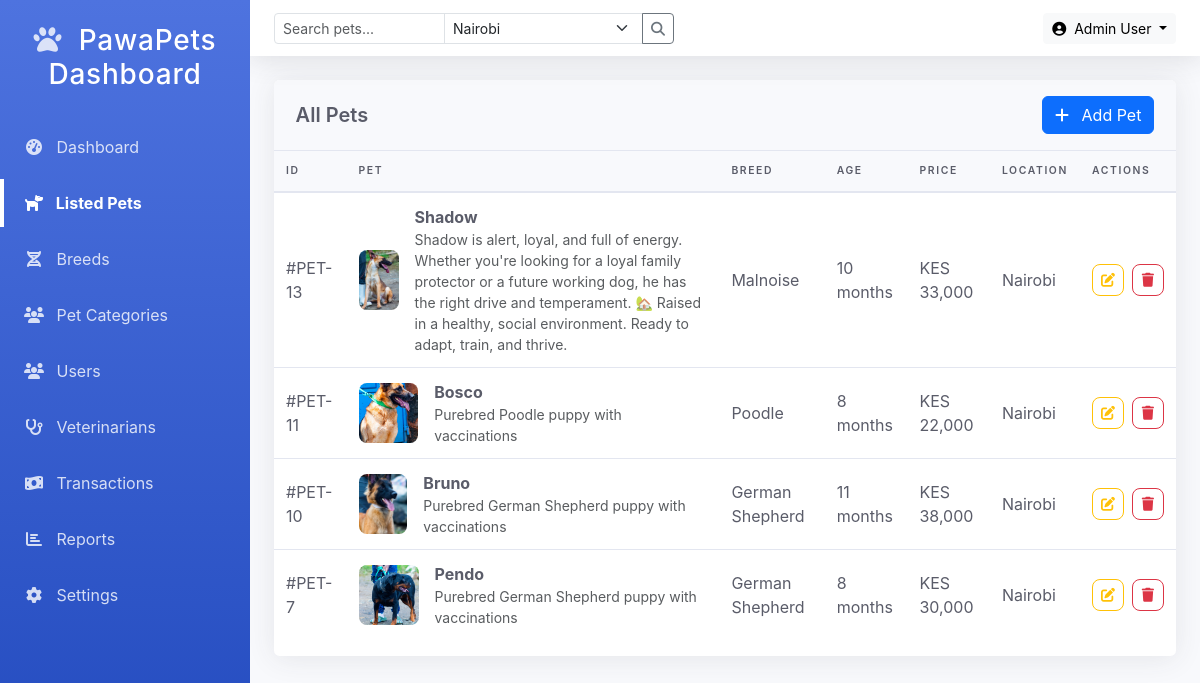
The app's page /Admin/listed-pets.php?location=Nairobi (signed in) with its own data.
### tables this page shows
CREATE TABLE `puppy_listing` (
  `puppy_id` int(11) NOT NULL,
  `category_id` int(11) NOT NULL,
  `breed_id` int(11) NOT NULL,
  `puppy_name` varchar(100) NOT NULL,
  `puppy_age` int(11) NOT NULL,
  `puppy_location` varchar(100) NOT NULL,
  `price` decimal(10,2) NOT NULL,
  `puppy_desc` varchar(255) NOT NULL,
  `created_at` timestamp NOT NULL DEFAULT current_timestamp()
);

CREATE TABLE `puppy_breed` (
  `breed_id` int(11) NOT NULL,
  `breed_name` varchar(100) NOT NULL
);

### Admin/functions/functions.php (called while the page is built, shortened)
<?php
function searchPets($search_query = null, $age = null, $location = null) {
    global $con;
    $query = "
        SELECT p.*, b.breed_name,
               GROUP_CONCAT(i.image_url) AS images
        FROM puppy_listing p
        LEFT JOIN puppy_breed b ON p.breed_id = b.breed_id
        LEFT JOIN pet_images i ON p.puppy_id = i.puppy_id
        WHERE 1=1";
    $params = [];
    $types = '';
    if (!empty($location)) {
        $query .= " AND p.puppy_location LIKE ?";
        $params[] = "%$location%";
        $types .= 's';
    }
    $query .= " GROUP BY p.puppy_id ORDER BY p.puppy_id DESC";
    $stmt = $con->prepare($query);
    if (!empty($params)) {
        $stmt->bind_param($types, ...$params);
    }
    $stmt->execute();
    return $stmt->get_result();
}
?>

### Admin/listed-pets.php (the view, shortened to what this page needs)
<?php
include('../Includes/conn.php');
include('functions/functions.php');
$search = $_GET['search'] ?? null;
$location = $_GET['location'] ?? null;
$age = $_GET['age'] ?? null;
$pets = searchPets($search, $age, $location);
?>
<!DOCTYPE html>
<html lang="en">
<head>
    <link href="https://cdn.jsdelivr.net/npm/bootstrap@5.3.0/dist/css/bootstrap.min.css" rel="stylesheet">
    <link rel="stylesheet" href="https://cdnjs.cloudflare.com/ajax/libs/font-awesome/6.4.0/css/all.min.css">
</head>
<body>
    <div class="admin-container">
        <aside class="admin-sidebar">
            <div class="sidebar-brand">
                <h3><i class="fas fa-paw me-2"></i> PawaPets Dashboard</h3>
            </div>
            <ul class="sidebar-menu">
                <li><a href="dashboard.php"><i class="fas fa-tachometer-alt me-2"></i> Dashboard</a></li>
                <li class="active"><a href="listed-pets.php"><i class="fas fa-dog me-2"></i> Listed Pets</a></li>
                <li><a href="breeds.php"><i class="fas fa-dna me-2"></i> Breeds</a></li>
                <li><a href="listed-categories.php"><i class="fas fa-users me-2"></i> Pet Categories</a></li>
                <li><a href="users.html"><i class="fas fa-users me-2"></i> Users</a></li>
                <li><a href="vets.html"><i class="fas fa-stethoscope me-2"></i> Veterinarians</a></li>
                <li><a href="transactions.html"><i class="fas fa-money-bill-wave me-2"></i> Transactions</a></li>
                <li><a href="reports.html"><i class="fas fa-chart-bar me-2"></i> Reports</a></li>
                <li><a href="settings.php"><i class="fas fa-cog me-2"></i> Settings</a></li>
            </ul>
        </aside>
        <header class="admin-header">
            <div class="admin-search">
                <form method="GET" class="input-group">
                    <input type="text" class="form-control form-control-sm"
                        name="search" placeholder="Search pets..."
                        value="<?= $_GET['search'] ?? '' ?>">
                    <select class="form-select form-select-sm" name="location">
                        <option value="Nairobi" <?= ($_GET['location'] ?? '') === 'Nairobi' ? 'selected' : '' ?>>Nairobi</option>
                    </select>
                    <button type="submit" class="btn btn-sm btn-outline-secondary">
                        <i class="fas fa-search"></i>
                    </button>
                </form>
            </div>
            <div class="admin-actions">
                <div class="dropdown">
                    <button class="btn btn-sm btn-light dropdown-toggle" data-bs-toggle="dropdown">
                        <i class="fas fa-user-circle me-1"></i> Admin User
                    </button>
                </div>
            </div>
        </header>
        <main class="admin-main">
            <div class="admin-card">
                <div class="card-header">
                    <h5 class="mb-0">All Pets</h5>
                    <button class="btn btn-primary" data-bs-toggle="modal" data-bs-target="#addPetModal">
                        <i class="fas fa-plus me-2"></i> Add Pet
                    </button>
                </div>
                <div class="table-responsive">
                    <table class="admin-table">
                        <thead>
                            <tr>
                                <th>ID</th>
                                <th>Pet</th>
                                <th>Breed</th>
                                <th>Age</th>
                                <th>Price</th>
                                <th>Location</th>
                                <th>Actions</th>
                            </tr>
                        </thead>
                        <tbody>
                            <?php while($pet = $pets->fetch_assoc()):
                                $images = explode(',', $pet['images']);
                            ?>
                            <tr>
                                <td>#PET-<?= $pet['puppy_id'] ?></td>
                                <td>
                                    <div class="d-flex align-items-center">
                                        <?php if(!empty($images[0])): ?>
                                            <img src="<?= $images[0] ?>" class="pet-image-thumb me-3">
                                        <?php endif; ?>
                                        <div>
                                            <strong><?= htmlspecialchars($pet['puppy_name']) ?></strong>
                                            <div class="text-muted small"><?= $pet['puppy_desc'] ?></div>
                                        </div>
                                    </div>
                                </td>
                                <td><?= $pet['breed_name'] ?></td>
                                <td><?= $pet['puppy_age'] ?> months</td>
                                <td>KES <?= number_format($pet['price']) ?></td>
                                <td><?= $pet['puppy_location'] ?></td>
                                <td>
                                <div class="d-flex gap-2">
        <button class="btn btn-sm btn-outline-warning action-btn edit-btn"
                data-bs-toggle="modal" data-bs-target="#editPetModal"
                data-pet-id="<?= $pet['puppy_id'] ?>"
                data-pet-name="<?= htmlspecialchars($pet['puppy_name']) ?>"
                data-category-id="<?= $pet['category_id'] ?>"
                data-breed-id="<?= $pet['breed_id'] ?>"
                data-age="<?= $pet['puppy_age'] ?>"
                data-price="<?= $pet['price'] ?>"
                data-location="<?= htmlspecialchars($pet['puppy_location']) ?>"
                data-description="<?= htmlspecialchars($pet['puppy_desc']) ?>">
            <i class="fas fa-edit"></i>
        </button>
        <button class="btn btn-sm btn-outline-danger action-btn delete-btn"
                data-bs-toggle="modal" data-bs-target="#deleteModal"
                data-pet-id="<?= $pet['puppy_id'] ?>">
            <i class="fas fa-trash"></i>
        </button>
    </div>
                                </td>
                            </tr>
                            <?php endwhile; ?>
                        </tbody>
                    </table>
                </div>
            </div>
        </main>
    </div>
</body>
</html>

### Admin/listed-pets.php (style rules this page uses)
:root { --primary-color: #4e73df; --primary-hover: #2e59d9; --secondary-color: #858796; --success-color: #1cc88a; --info-color: #36b9cc; --warning-color: #f6c23e; --danger-color: #e74a3b; --light-color: #f8f9fc; --dark-color: #5a5c69; }
body { font-family: 'Nunito', -apple-system, BlinkMacSystemFont, 'Segoe UI', Roboto, 'Helvetica Neue', Arial, sans-serif; background-color: #f8f9fc; overflow-x: hidden; }
.admin-container { display: flex; min-height: 100vh; }
.admin-sidebar { width: 250px; background: linear-gradient(180deg, var(--primary-color) 0%, #224abe 100%); color: white; transition: all 0.3s; position: fixed; height: 100vh; z-index: 1000; }
.sidebar-brand { padding: 1.5rem 1rem; font-weight: 800; font-size: 1.2rem; text-align: center; letter-spacing: 0.05rem; z-index: 1; }
.sidebar-brand i { color: rgba(255, 255, 255, 0.8); }
.sidebar-menu { padding: 0; list-style: none; }
.sidebar-menu li { position: relative; margin-bottom: 0.5rem; }
.sidebar-menu li a { display: block; padding: 0.75rem 1.5rem; color: rgba(255, 255, 255, 0.8); text-decoration: none; transition: all 0.3s; }
.sidebar-menu li a i { width: 20px; text-align: center; }
.sidebar-menu li.active a { color: white; font-weight: 700; }
.sidebar-menu li.active::before { content: ""; position: absolute; left: 0; top: 0; height: 100%; width: 4px; background-color: white; }
.admin-header { height: 56px; background-color: white; box-shadow: 0 0.15rem 1.75rem 0 rgba(58, 59, 69, 0.15); padding: 0 1.5rem; display: flex; align-items: center; justify-content: space-between; position: fixed; top: 0; right: 0; left: 250px; z-index: 999; }
.admin-search { flex-grow: 1; max-width: 400px; }
.admin-main { flex: 1; padding: 1.5rem; margin-top: 56px; margin-left: 250px; min-height: calc(100vh - 56px); }
.admin-card { background-color: white; border-radius: 0.35rem; box-shadow: 0 0.15rem 1.75rem 0 rgba(58, 59, 69, 0.1); margin-bottom: 1.5rem; }
.card-header { padding: 1rem 1.35rem; background-color: #f8f9fc; border-bottom: 1px solid #e3e6f0; display: flex; align-items: center; justify-content: space-between; border-radius: 0.35rem 0.35rem 0 0 !important; }
.card-header h5 { margin: 0; font-weight: 600; color: var(--dark-color); }
.admin-table { width: 100%; margin-bottom: 1rem; color: var(--dark-color); }
.admin-table thead th { vertical-align: bottom; border-bottom: 2px solid #e3e6f0; padding: 0.75rem; background-color: #f8f9fc; font-weight: 600; text-transform: uppercase; font-size: 0.65rem; letter-spacing: 0.1rem; }
.admin-table tbody td { padding: 0.75rem; vertical-align: middle; border-top: 1px solid #e3e6f0; }
.pet-image-thumb { width: 60px; height: 60px; object-fit: cover; border-radius: 8px; }
.action-btn { width: 32px; height: 32px; display: inline-flex; align-items: center; justify-content: center; border-radius: 8px; }

### records on screen
puppy_listing: puppy_id "13", shows a picture, puppy_name "Shadow", puppy_desc "Shadow is alert, loyal, and full of energy. Whether you're looking for a loyal family protector or a future working dog, he has the right drive and temperament. 🏡 Raised in a healthy, social environment. Ready to adapt, train, and thrive.", breed.breed_name "Malnoise", puppy_age "10", price "33,000", puppy_location "Nairobi"
puppy_listing: puppy_id "11", shows a picture, puppy_name "Bosco", puppy_desc "Purebred Poodle puppy with vaccinations", breed.breed_name "Poodle", puppy_age "8", price "22,000", puppy_location "Nairobi"
puppy_listing: puppy_id "10", shows a picture, puppy_name "Bruno", puppy_desc "Purebred German Shepherd puppy with vaccinations", breed.breed_name "German Shepherd", puppy_age "11", price "38,000", puppy_location "Nairobi"
puppy_listing: puppy_id "7", shows a picture, puppy_name "Pendo", puppy_desc "Purebred German Shepherd puppy with vaccinations", breed.breed_name "German Shepherd", puppy_age "8", price "30,000", puppy_location "Nairobi"
